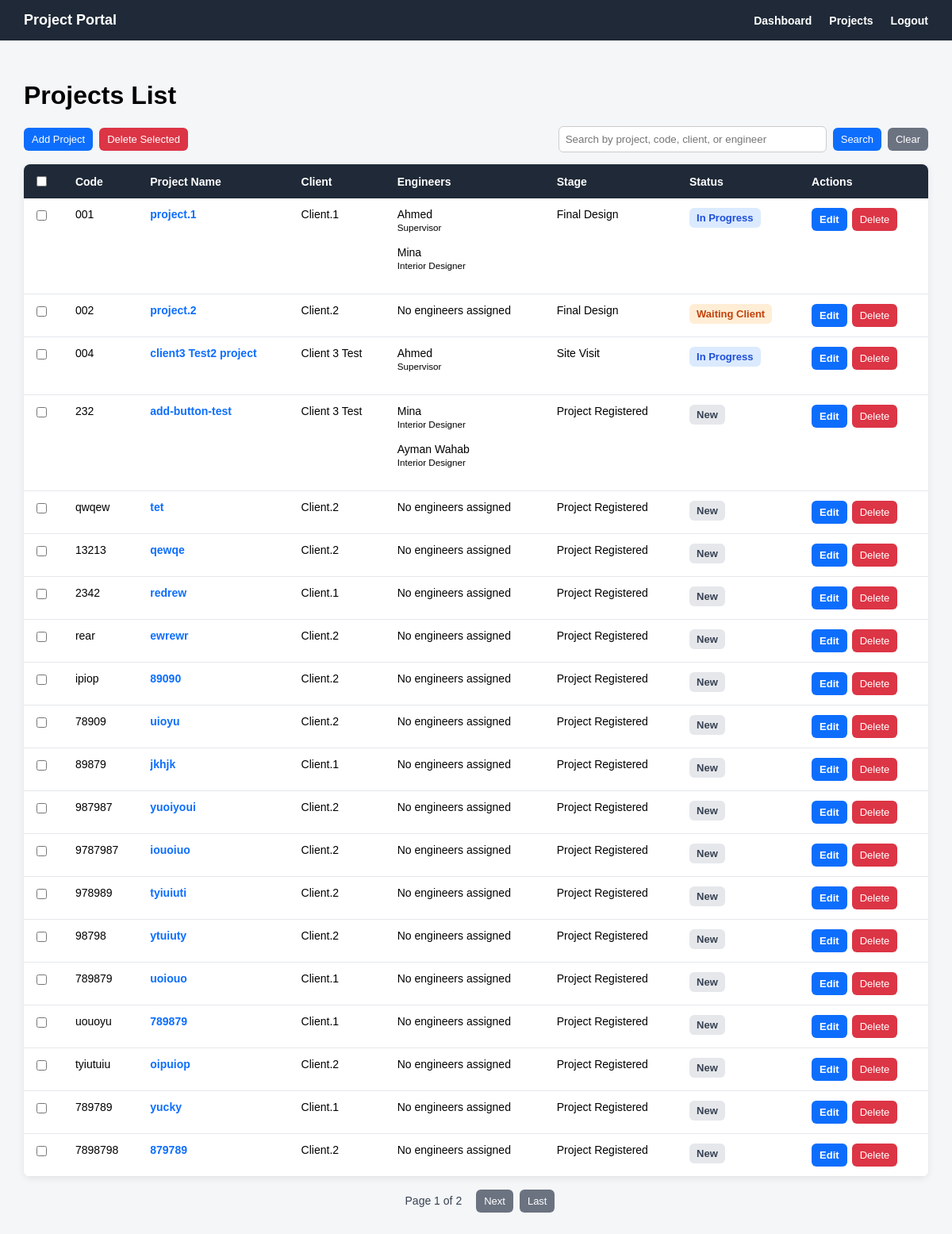
The page /projects/ (signed in) on the database its author committed.
### projects/models.py (models this page shows, shortened)
class Project(models.Model):
    class Status(models.TextChoices):
        NEW = 'NEW', 'New'
        IN_PROGRESS = 'IN_PROGRESS', 'In Progress'
        WAITING_CLIENT = 'WAITING_CLIENT', 'Waiting Client'
        COMPLETED = 'COMPLETED', 'Completed'
        CANCELLED = 'CANCELLED', 'Cancelled'
    class Stage(models.TextChoices):
        PROJECT_REGISTERED = 'PROJECT_REGISTERED', 'Project Registered'
        REQUIREMENTS_COLLECTED = 'REQUIREMENTS_COLLECTED', 'Requirements Collected'
        SITE_VISIT = 'SITE_VISIT', 'Site Visit'
        CONCEPT_DESIGN = 'CONCEPT_DESIGN', 'Concept Design'
        CLIENT_REVIEW = 'CLIENT_REVIEW', 'Client Review'
        REVISIONS = 'REVISIONS', 'Revisions'
        FINAL_DESIGN = 'FINAL_DESIGN', 'Final Design'
        DRAWINGS_PREPARATION = 'DRAWINGS_PREPARATION', 'Drawings Preparation'
        MUNICIPALITY_SUBMISSION = 'MUNICIPALITY_SUBMISSION', 'Municipality Submission'
        APPROVAL_STAGE = 'APPROVAL_STAGE', 'Approval Stage'
        SUPERVISION_EXECUTION = 'SUPERVISION_EXECUTION', 'Supervision / Execution'
        COMPLETED = 'COMPLETED', 'Completed'
    project_name = models.CharField(max_length=200)
    project_code = models.CharField(max_length=50, unique=True)
    client = models.ForeignKey(
        Client,
        on_delete=models.CASCADE,
        related_name='projects'
    )
    assigned_engineers = models.ManyToManyField(
        Engineer,
        blank=True,
        related_name='projects'
    )
    project_type = models.CharField(max_length=100, blank=True, null=True)
    location = models.CharField(max_length=200, blank=True, null=True)
    start_date = models.DateField(blank=True, null=True)
    expected_end_date = models.DateField(blank=True, null=True)
    current_stage = models.CharField(
        max_length=50,
        choices=Stage.choices,
        default=Stage.PROJECT_REGISTERED
    )
    status = models.CharField(
        max_length=30,
        choices=Status.choices,
        default=Status.NEW
    )
    description = models.TextField(blank=True, null=True)
    created_at = models.DateTimeField(auto_now_add=True)

### clients/models.py (models this page shows)
class Client(models.Model):
    user = models.OneToOneField(
        settings.AUTH_USER_MODEL,
        on_delete=models.CASCADE,
        related_name='client_profile',
        blank=True,
        null=True
    )
    client_name = models.CharField(max_length=150)
    company_name = models.CharField(max_length=150, blank=True, null=True)
    phone = models.CharField(max_length=30)
    email = models.EmailField(blank=True, null=True)
    address = models.TextField(blank=True, null=True)
    is_active = models.BooleanField(default=True)
    created_at = models.DateTimeField(auto_now_add=True)
    def __str__(self):
        return self.client_name

### engineers/models.py (models this page shows, shortened)
class Engineer(models.Model):
    class Department(models.TextChoices):
        INTERIOR_DESIGNER = 'INTERIOR_DESIGNER', 'Interior Designer'
        MECHANICAL_ENGINEER = 'MECHANICAL_ENGINEER', 'Mechanical Engineer'
        ELECTRICAL_ENGINEER = 'ELECTRICAL_ENGINEER', 'Electrical Engineer'
        SUPERVISOR = 'SUPERVISOR', 'Supervisor'
        ARCHITECT = 'ARCHITECT', 'Architect'
    user = models.OneToOneField(
        settings.AUTH_USER_MODEL,
        on_delete=models.CASCADE,
        related_name='engineer_profile'
    )
    engineer_name = models.CharField(max_length=150)
    department = models.CharField(
        max_length=50,
        choices=Department.choices,
        blank=True,
        null=True
    )
    phone = models.CharField(max_length=30, blank=True, null=True)
    email = models.EmailField(blank=True, null=True)
    specialization = models.CharField(max_length=150, blank=True, null=True)
    is_active = models.BooleanField(default=True)
    created_at = models.DateTimeField(auto_now_add=True)

### projects/views.py (the view, shortened to what this page needs)
# urls.py: path('', project_list_view, name='project_list'),
@login_required
def project_list_view(request):
    if request.user.role == 'ADMIN':
        projects = Project.objects.all()
    elif request.user.role == 'ENGINEER':
        projects = Project.objects.filter(
            assigned_engineers__user=request.user
        )
    elif request.user.role == 'CLIENT':
        projects = Project.objects.filter(
            client__user=request.user
        )
    else:
        projects = Project.objects.none()
    status_filter = request.GET.get('status')
    search_query = request.GET.get('q')
    if status_filter:
        projects = projects.filter(status=status_filter)
    paginator = Paginator(projects, 20)
    page_number = request.GET.get('page')
    page_obj = paginator.get_page(page_number)
    return render(request, 'projects/project_list.html', {
        'projects': page_obj,
        'page_obj': page_obj,
        'status_filter': status_filter,
        'search_query': search_query,
    })

### templates/projects/project_list.html (shortened to what this page needs)
{% extends 'base.html' %}
{% block content %}
<div class="page-header">
    <h1>Projects List</h1>
</div>
{% if projects %}
    {% if request.user.role == 'ADMIN' %}
        <div class="top-actions-row">
            <div style="display: flex; gap: 8px; align-items: center;">
                <a href="{% url 'projects:project_add' %}" class="btn btn-primary">
                    Add Project
                </a>
                <button type="submit" form="bulkDeleteForm" class="btn btn-danger">
                    Delete Selected
                </button>
            </div>
            <div class="search-box">
                <input type="text"
                       id="projectSearchInput"
                       value="{{ search_query|default:'' }}"
                       placeholder="Search by project, code, client, or engineer"
                       onkeydown="if(event.key === 'Enter'){ event.preventDefault(); searchProjects(); }">
                <button type="button" class="btn btn-primary" onclick="searchProjects()">
                    Search
                </button>
                <a href="{% url 'projects:project_list' %}" class="btn btn-secondary">
                    Clear
                </a>
            </div>
        </div>
    {% endif %}
    <table class="projects-table">
        <tr>
            {% if request.user.role == 'ADMIN' %}
                <th>
                    <input type="checkbox" onclick="toggleProjectCheckboxes(this)">
                </th>
            {% endif %}
            <th>Code</th>
            <th>Project Name</th>
            <th>Client</th>
            <th>Engineers</th>
            <th>Stage</th>
            <th>Status</th>
            {% if request.user.role == 'ADMIN' %}
                <th>Actions</th>
            {% endif %}
        </tr>
        {% for project in projects %}
            <tr>
                {% if request.user.role == 'ADMIN' %}
                    <td>
                        <input type="checkbox"
                               name="selected_projects"
                               value="{{ project.pk }}"
                               form="bulkDeleteForm">
                    </td>
                {% endif %}
                <td>{{ project.project_code }}</td>
                <td>
                    <a href="{% url 'projects:project_detail' project.pk %}">
                        {{ project.project_name }}
                    </a>
                </td>
                <td>{{ project.client }}</td>
                <td>
                    {% for engineer in project.assigned_engineers.all %}
                        {{ engineer.engineer_name }}
                        {% if engineer.department %}
                            <br>
                            <small>{{ engineer.get_department_display }}</small>
                        {% endif %}
                        <br><br>
                    {% empty %}
                        No engineers assigned
                    {% endfor %}
                </td>
                <td>{{ project.get_current_stage_display }}</td>
                <td>
                    {% if project.status == 'NEW' %}
                        <span class="status-badge status-new">
                            {{ project.get_status_display }}
                        </span>
                    {% elif project.status == 'IN_PROGRESS' %}
                        <span class="status-badge status-in-progress">
                            {{ project.get_status_display }}
                        </span>
                    {% elif project.status == 'WAITING_CLIENT' %}
                        <span class="status-badge status-waiting-client">
                            {{ project.get_status_display }}
                        </span>
                    {% elif project.status == 'COMPLETED' %}
                        <span class="status-badge status-completed">
                            {{ project.get_status_display }}
                        </span>
                    {% elif project.status == 'CANCELLED' %}
                        <span class="status-badge status-cancelled">
                            {{ project.get_status_display }}
                        </span>
                    {% else %}
                        <span class="status-badge status-new">
                            {{ project.get_status_display }}
                        </span>
                    {% endif %}
                </td>
                {% if request.user.role == 'ADMIN' %}
                    <td>
                        <div class="table-actions">
                            <a href="{% url 'projects:project_edit' project.pk %}" class="btn btn-primary">
                                Edit
                            </a>
                            <form method="post"
                                  action="{% url 'projects:project_delete' project.pk %}"
                                  style="margin: 0;"
                                  onsubmit="return confirm('Are you sure you want to delete this project? This may also remove its related files and comments.');">
                                <button type="submit" class="btn btn-danger">
                                    Delete
                                </button>
                            </form>
                        </div>
                    </td>
                {% endif %}
            </tr>
        {% endfor %}
    </table>
    {% if page_obj.has_other_pages %}
        <div class="pagination">
            <span>
                Page {{ page_obj.number }} of {{ page_obj.paginator.num_pages }}
            </span>
            {% if page_obj.has_next %}
                <a class="btn btn-secondary"
                   href="?page={{ page_obj.next_page_number }}{% if search_query %}&q={{ search_query }}{% endif %}{% if status_filter %}&status={{ status_filter }}{% endif %}">
                    Next
                </a>
                <a class="btn btn-secondary"
                   href="?page={{ page_obj.paginator.num_pages }}{% if search_query %}&q={{ search_query }}{% endif %}{% if status_filter %}&status={{ status_filter }}{% endif %}">
                    Last
                </a>
            {% endif %}
        </div>
    {% endif %}
{% endif %}
{% endblock %}

### templates/base.html (style rules this page uses)
body { margin: 0; font-family: Arial, sans-serif; background: #f4f6f8; }

### templates/projects/project_list.html (style rules this page uses)
.page-header { margin-bottom: 20px; }
.page-header h1 { margin-bottom: 5px; }
.projects-table { width: 100%; border-collapse: collapse; background: white; border-radius: 8px; overflow: hidden; box-shadow: 0 2px 8px rgba(0, 0, 0, 0.08); }
.projects-table th { background: #1f2937; color: white; text-align: left; padding: 12px; font-size: 14px; }
.projects-table td { padding: 12px; border-bottom: 1px solid #e5e7eb; vertical-align: top; font-size: 14px; }
.projects-table a { color: #0d6efd; font-weight: bold; text-decoration: none; }
.status-badge { display: inline-block; padding: 5px 9px; border-radius: 6px; font-size: 13px; font-weight: bold; }
.status-new { background: #e5e7eb; color: #374151; }
.status-in-progress { background: #dbeafe; color: #1d4ed8; }
.status-waiting-client { background: #ffedd5; color: #c2410c; }
.btn { display: inline-block; border: none; padding: 7px 10px; border-radius: 6px; cursor: pointer; text-decoration: none; font-size: 13px; }
.btn-primary { background: #0d6efd; color: white !important; }
.btn-danger { background: #dc3545; color: white !important; }
.btn-secondary { background: #6b7280; color: white !important; }
.table-actions { display: flex; gap: 6px; align-items: center; }
.top-actions-row { display: flex; justify-content: space-between; align-items: center; margin-bottom: 15px; gap: 15px; }
.search-box { display: flex; gap: 8px; align-items: center; }
.search-box input { padding: 8px; width: 320px; border: 1px solid #ccc; border-radius: 6px; }
.pagination { margin-top: 15px; display: flex; justify-content: center; align-items: center; gap: 8px; flex-wrap: wrap; }
.pagination span { font-size: 14px; color: #374151; padding: 7px 10px; }

### rows shown on the page
Project: project_code "001", project_name "project.1", client "Client.1", current_stage "Final Design", status "In Progress"
Engineer: engineer_name "Ahmed", department "Supervisor"
Engineer: engineer_name "Mina", department "Interior Designer"
Project: project_code "002", project_name "project.2", client "Client.2", current_stage "Final Design", status "Waiting Client"
Project: project_code "004", project_name "client3 Test2 project", client "Client 3 Test", current_stage "Site Visit", status "In Progress"
Project: project_code "232", project_name "add-button-test", client "Client 3 Test", current_stage "Project Registered", status "New"
Engineer: engineer_name "Ayman Wahab", department "Interior Designer"
Project: project_code "qwqew", project_name "tet", client "Client.2", current_stage "Project Registered", status "New"
Project: project_code "13213", project_name "qewqe", client "Client.2", current_stage "Project Registered", status "New"
Project: project_code "2342", project_name "redrew", client "Client.1", current_stage "Project Registered", status "New"
Project: project_code "rear", project_name "ewrewr", client "Client.2", current_stage "Project Registered", status "New"
Project: project_code "ipiop", project_name "89090", client "Client.2", current_stage "Project Registered", status "New"
Project: project_code "78909", project_name "uioyu", client "Client.2", current_stage "Project Registered", status "New"
Project: project_code "89879", project_name "jkhjk", client "Client.1", current_stage "Project Registered", status "New"
Project: project_code "987987", project_name "yuoiyoui", client "Client.2", current_stage "Project Registered", status "New"
Project: project_code "9787987", project_name "iouoiuo", client "Client.2", current_stage "Project Registered", status "New"
Project: project_code "978989", project_name "tyiuiuti", client "Client.2", current_stage "Project Registered", status "New"
Project: project_code "98798", project_name "ytuiuty", client "Client.2", current_stage "Project Registered", status "New"
Project: project_code "789879", project_name "uoiouo", client "Client.1", current_stage "Project Registered", status "New"
Project: project_code "uouoyu", project_name "789879", client "Client.1", current_stage "Project Registered", status "New"
Project: project_code "tyiutuiu", project_name "oipuiop", client "Client.2", current_stage "Project Registered", status "New"
Project: project_code "789789", project_name "yucky", client "Client.1", current_stage "Project Registered", status "New"
Project: project_code "7898798", project_name "879789", client "Client.2", current_stage "Project Registered", status "New"

### other values the page prints
{{ page_obj.number }} "1"
{{ page_obj.paginator.num_pages }} "2"
